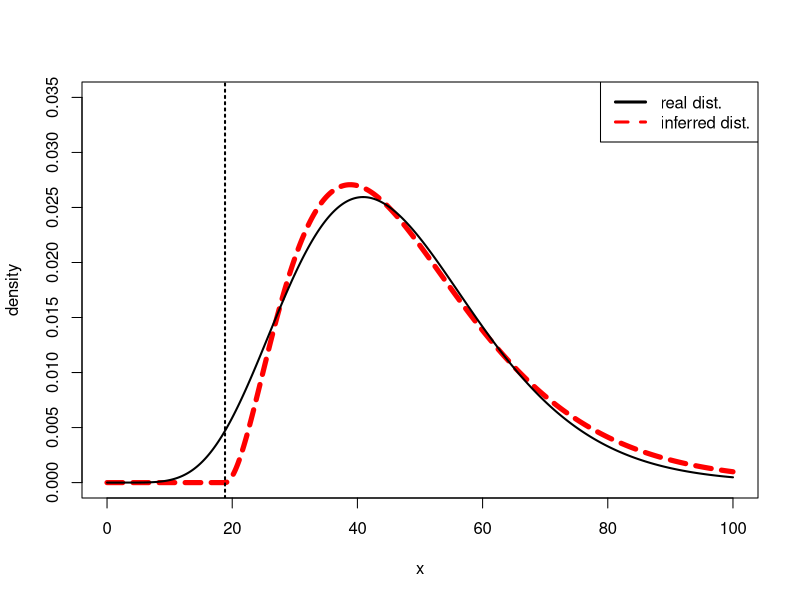

This figure's R source:
require(viridis);

mycolors = c(
	"#000000FF",
	"#FF0000FF",
	3,
	"#0000FFFF",
	"#00FFFFFF",
	"#FF00FFFF",
	"#FFFF00FF",
	"#999999FF"
);

mylwd = c(2, 5);
mylty = function(idx){
	l = list(1, "32");
	l[[idx]];
}

graphics.off();
scale=0.6;
dev.new(width=scale*12, height=scale*8);

mydist = function(x){
	dgamma(x - 6*pi, shape=3, scale=10);
}

x = seq(0, 100, length=2000);
plot(x, mydist(x), type="l", lwd=mylwd[2], col=mycolors[2], xlab="x", ylab="density", xlim=c(0, 100), ylim=c(0, 0.035), lty=mylty(2));
abline(v=6*pi, col=1, lwd=2, lty="12");

# Now we find the closest gamma near that function
difference = function(params){
	sum(abs(dgamma(x, shape=params[1], scale=params[2]) - mydist(x)));
}

#params = optim(c(1.2, 5), difference, method="L-BFGS", lower=c(0, 0))$par;
#print(params);
params = c(8.243800, 5.647846); # What the above optimization finds

lines(x, dgamma(x, shape=params[1], scale=params[2]), lwd=mylwd[1], lty=mylty(1), col=mycolors[1]);

legend("topright", c("real dist.", "inferred dist."), col=mycolors[1:2], lty=1:2, lwd=3);

text(17.8, 0.10, "c = 20");
arrows(18, 0.096, 19.9, 0.090, length=0.1);
